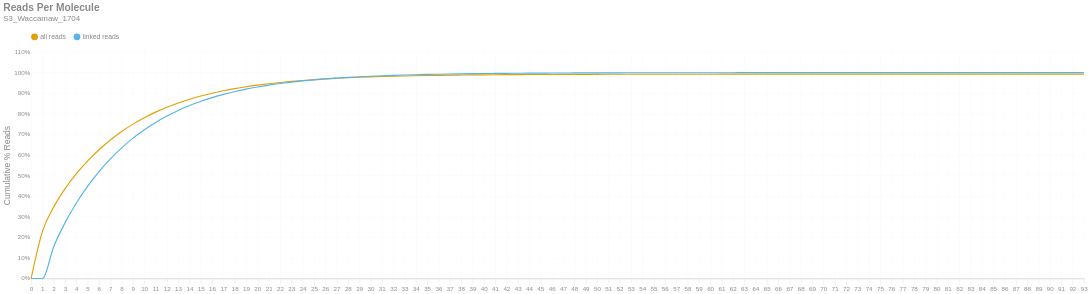

Source (notebook cell):
### Markdown cell above
### Reads per Molecule
This chart shows the cumulative distribution of the number of reads per linked molecule. That is, how many alignments are associated with a unique molecule. This excludes the number of reads associated with invalid or absent linked-read barcodes. The `linked` histogram is the percentages recalculated when disregarding singletons.

### Code cell
if SKIPLR:
    print_html(f"Skipped")
else:
    counts = np.bincount(valids['reads'].cast(pl.Int64).to_numpy())
    weighted = counts * np.arange(len(counts))
    all_perc = weighted / n_reads
    linked_perc = weighted / n_linked_reads
    linked_perc[1] = 0
    binned_df = pl.DataFrame({
        'readsper': list(range(len(counts))),
        'all reads (cumsum)': np.cumsum(all_perc).tolist(),
        'linked reads (cumsum)': np.cumsum(linked_perc).tolist(),
    })

    with SafeRender(binned_df):
        (
            density_plot(binned_df, 'Reads Per Molecule', samplename, 'readspmol')
            .encode(
                x=alt.X('readsper:O', title=None).axis(labelAngle=0).scale(padding=0),
                y=alt.Y('value:Q', title='Cumulative % Reads').axis(format='%').stack(False),
                color=alt.Color("key:N").scale(domain=["all reads", "linked reads"]),
                tooltip=[
                    alt.Tooltip("key:N", title="Data Type"),
                    alt.Tooltip("readsper:O", title="Reads Per Molecule"),
                    alt.Tooltip("value:Q", format=".2%", title="% Reads (Cum.)")
                ]            
            )
        ).display()

### Figure 1 — Vega-Lite specification as saved in the notebook (floating-point values rounded to 4 significant figures)
{"width": "container", "height": 400, "config": {"title": {"anchor": "start", "dy": -15, "fontSize": 18, "color": "#888888", "subtitleColor": "#888888", "subtitleFontSize": 14}, "arc": {"fill": "#0072B2"}, "axis": {"domainColor": "#888888", "domainWidth": 0.5, "gridWidth": 0.2, "grid": false, "titleFontWeight": 400, "titleFontSize": 15, "labelFontSize": 11, "labelColor": "#888888", "tickColor": "#888888", "tickWidth": 0.2, "titleColor": "#888888"}, "axisBand": {"grid": false}, "axisX": {"grid": true, "tickSize": 10, "domainCap": "round"}, "axisY": {"domain": false, "grid": true, "tickSize": 0, "domainCap": "round"}, "background": "transparent", "header": {"labelFontSize": 15, "labelColor": "#888888", "titleFontSize": 15, "titleFontWeight": 600, "titleColor": "#888888"}, "legend": {"labelFont": "sans-serif", "labelFontSize": 12, "labelColor": "#888888", "symbolSize": 100, "symbolType": "circle", "titleFontSize": 12, "titlePadding": 10, "titleColor": "#888888", "title": null, "orient": "top"}, "range": {"category": ["#E69F00", "#56B4E9", "#009E73", "#F0E442", "#0072B2", "#D55E00", "#CC79A7", "#000000"], "diverging": ["#cfe8f3", "#a2d4ec", "#73bfe2", "#46abdb", "#1696d2", "#12719e"]}, "area": {"fill": "#0072B2", "fillOpacity": 0.7, "line": true, "strokeOpacity": 0.7}, "line": {"color": "#0072B2", "stroke": "#0072B2", "strokeWidth": 2}, "trail": {"color": "#0072B2", "stroke": "#0072B2", "strokeWidth": 0, "size": 1}, "point": {"filled": true, "fillOpacity": 1.0, "size": 95}, "text": {"color": "#888888", "fontSize": 11, "align": "right", "fontWeight": 400, "size": 11}, "bar": {"fill": "#0072B2", "stroke": null}, "view": {"stroke": null, "continuousWidth": 660, "continuousHeight": 400}}, "data": {"name": "data-e35c81d08f2e1fb3a3bdaf6de9dcc2db"}, "mark": {"type": "line", "interpolate": "monotone", "point": {"opacity": 0, "size": 275}}, "encoding": {"color": {"field": "key", "scale": {"domain": ["all reads", "linked reads"]}, "type": "nominal"}, "tooltip": [{"field": "key", "title": "Data Type", "type": "nominal"}, {"field": "readsper", "title": "Reads Per Molecule", "type": "ordinal"}, {"field": "value", "format": ".2%", "title": "% Reads (Cum.)", "type": "quantitative"}], "x": {"axis": {"labelAngle": 0}, "field": "readsper", "scale": {"padding": 0}, "title": null, "type": "ordinal"}, "y": {"axis": {"format": "%"}, "field": "value", "stack": false, "title": "Cumulative % Reads", "type": "quantitative"}}, "params": [{"name": "param_c36ac31b6afebe62", "select": {"type": "point", "fields": ["key"]}, "bind": "legend"}], "title": {"text": "Reads Per Molecule", "subtitle": "S3_Waccamaw_1704"}, "transform": [{"fold": ["all reads (cumsum)", "linked reads (cumsum)"]}, {"calculate": "replace(datum.key, ' (cumsum)', '')", "as": "key"}, {"filter": {"param": "param_c36ac31b6afebe62"}}], "usermeta": {"embedOptions": {"downloadFileName": "S3_Waccamaw_1704.readspmol"}}, "$schema": "https://vega.github.io/schema/vega-lite/v6.1.0.json", "datasets": {"data-e35c81d08f2e1fb3a3bdaf6de9dcc2db": [{"readsper": 0, "all reads (cumsum)": 0.0, "linked reads (cumsum)": 0.0}, {"readsper": 1, "all reads (cumsum)": 0.2291, "linked reads (cumsum)": 0.0}, {"readsper": 2, "all reads (cumsum)": 0.3478, "linked reads (cumsum)": 0.1554}, {"readsper": 3, "all reads (cumsum)": 0.4364, "linked reads (cumsum)": 0.2714}, {"readsper": 4, "all reads (cumsum)": 0.5091, "linked reads (cumsum)": 0.3667}, {"readsper": 5, "all reads (cumsum)": 0.5716, "linked reads (cumsum)": 0.4485}, {"readsper": 6, "all reads (cumsum)": 0.6255, "linked reads (cumsum)": 0.5191}, {"readsper": 7, "all reads (cumsum)": 0.6728, "linked reads (cumsum)": 0.5811}, {"readsper": 8, "all reads (cumsum)": 0.7139, "linked reads (cumsum)": 0.6348}, {"readsper": 9, "all reads (cumsum)": 0.7499, "linked reads (cumsum)": 0.6821}, {"readsper": 10, "all reads (cumsum)": 0.781, "linked reads (cumsum)": 0.7228}, {"readsper": 11, "all reads (cumsum)": 0.8082, "linked reads (cumsum)": 0.7583}, {"readsper": 12, "all reads (cumsum)": 0.8318, "linked reads (cumsum)": 0.7893}, {"readsper": 13, "all reads (cumsum)": 0.8526, "linked reads (cumsum)": 0.8166}, {"readsper": 14, "all reads (cumsum)": 0.8706, "linked reads (cumsum)": 0.84}, {"readsper": 15, "all reads (cumsum)": 0.8864, "linked reads (cumsum)": 0.8607}, {"readsper": 16, "all reads (cumsum)": 0.9001, "linked reads (cumsum)": 0.8788}, {"readsper": 17, "all reads (cumsum)": 0.9122, "linked reads (cumsum)": 0.8945}, {"readsper": 18, "all reads (cumsum)": 0.9226, "linked reads (cumsum)": 0.9082}, {"readsper": 19, "all reads (cumsum)": 0.9316, "linked reads (cumsum)": 0.92}, {"readsper": 20, "all reads (cumsum)": 0.9395, "linked reads (cumsum)": 0.9303}, {"readsper": 21, "all reads (cumsum)": 0.9464, "linked reads (cumsum)": 0.9393}, {"readsper": 22, "all reads (cumsum)": 0.9524, "linked reads (cumsum)": 0.9471}, {"readsper": 23, "all reads (cumsum)": 0.9576, "linked reads (cumsum)": 0.954}, {"readsper": 24, "all reads (cumsum)": 0.962, "linked reads (cumsum)": 0.9598}, {"readsper": 25, "all reads (cumsum)": 0.9661, "linked reads (cumsum)": 0.9652}, {"readsper": 26, "all reads (cumsum)": 0.9696, "linked reads (cumsum)": 0.9697}, {"readsper": 27, "all reads (cumsum)": 0.9725, "linked reads (cumsum)": 0.9736}, {"readsper": 28, "all reads (cumsum)": 0.9752, "linked reads (cumsum)": 0.9771}, {"readsper": 29, "all reads (cumsum)": 0.9775, "linked reads (cumsum)": 0.9801}, {"readsper": 30, "all reads (cumsum)": 0.9795, "linked reads (cumsum)": 0.9827}, {"readsper": 31, "all reads (cumsum)": 0.9812, "linked reads (cumsum)": 0.9849}, {"readsper": 32, "all reads (cumsum)": 0.9827, "linked reads (cumsum)": 0.9869}, {"readsper": 33, "all reads (cumsum)": 0.984, "linked reads (cumsum)": 0.9886}, {"readsper": 34, "all reads (cumsum)": 0.9851, "linked reads (cumsum)": 0.99}, {"readsper": 35, "all reads (cumsum)": 0.9861, "linked reads (cumsum)": 0.9913}, {"readsper": 36, "all reads (cumsum)": 0.9869, "linked reads (cumsum)": 0.9924}, {"readsper": 37, "all reads (cumsum)": 0.9877, "linked reads (cumsum)": 0.9934}, {"readsper": 38, "all reads (cumsum)": 0.9884, "linked reads (cumsum)": 0.9943}, {"readsper": 39, "all reads (cumsum)": 0.989, "linked reads (cumsum)": 0.9951}, {"readsper": 40, "all reads (cumsum)": 0.9895, "linked reads (cumsum)": 0.9957}, {"readsper": 41, "all reads (cumsum)": 0.9899, "linked reads (cumsum)": 0.9963}, {"readsper": 42, "all reads (cumsum)": 0.9902, "linked reads (cumsum)": 0.9967}, {"readsper": 43, "all reads (cumsum)": 0.9905, "linked reads (cumsum)": 0.9971}, {"readsper": 44, "all reads (cumsum)": 0.9908, "linked reads (cumsum)": 0.9975}, {"readsper": 45, "all reads (cumsum)": 0.9911, "linked reads (cumsum)": 0.9979}, {"readsper": 46, "all reads (cumsum)": 0.9913, "linked reads (cumsum)": 0.9981}, {"readsper": 47, "all reads (cumsum)": 0.9915, "linked reads (cumsum)": 0.9984}, {"readsper": 48, "all reads (cumsum)": 0.9917, "linked reads (cumsum)": 0.9986}, {"readsper": 49, "all reads (cumsum)": 0.9918, "linked reads (cumsum)": 0.9988}, {"readsper": 50, "all reads (cumsum)": 0.9919, "linked reads (cumsum)": 0.999}, {"readsper": 51, "all reads (cumsum)": 0.992, "linked reads (cumsum)": 0.9991}, {"readsper": 52, "all reads (cumsum)": 0.9921, "linked reads (cumsum)": 0.9992}, {"readsper": 53, "all reads (cumsum)": 0.9922, "linked reads (cumsum)": 0.9993}, {"readsper": 54, "all reads (cumsum)": 0.9923, "linked reads (cumsum)": 0.9994}, {"readsper": 55, "all reads (cumsum)": 0.9923, "linked reads (cumsum)": 0.9995}, {"readsper": 56, "all reads (cumsum)": 0.9924, "linked reads (cumsum)": 0.9996}, {"readsper": 57, "all reads (cumsum)": 0.9924, "linked reads (cumsum)": 0.9996}, {"readsper": 58, "all reads (cumsum)": 0.9925, "linked reads (cumsum)": 0.9997}, {"readsper": 59, "all reads (cumsum)": 0.9925, "linked reads (cumsum)": 0.9997}, {"readsper": 60, "all reads (cumsum)": 0.9925, "linked reads (cumsum)": 0.9998}, {"readsper": 61, "all reads (cumsum)": 0.9925, "linked reads (cumsum)": 0.9998}, {"readsper": 62, "all reads (cumsum)": 0.9926, "linked reads (cumsum)": 0.9998}, {"readsper": 63, "all reads (cumsum)": 0.9926, "linked reads (cumsum)": 0.9998}, {"readsper": 64, "all reads (cumsum)": 0.9926, "linked reads (cumsum)": 0.9999}, {"readsper": 65, "all reads (cumsum)": 0.9926, "linked reads (cumsum)": 0.9999}, {"readsper": 66, "all reads (cumsum)": 0.9926, "linked reads (cumsum)": 0.9999}, {"readsper": 67, "all reads (cumsum)": 0.9926, "linked reads (cumsum)": 0.9999}, {"readsper": 68, "all reads (cumsum)": 0.9927, "linked reads (cumsum)": 0.9999}, {"readsper": 69, "all reads (cumsum)": 0.9927, "linked reads (cumsum)": 0.9999}, {"readsper": 70, "all reads (cumsum)": 0.9927, "linked reads (cumsum)": 0.9999}, {"readsper": 71, "all reads (cumsum)": 0.9927, "linked reads (cumsum)": 0.9999}, {"readsper": 72, "all reads (cumsum)": 0.9927, "linked reads (cumsum)": 0.9999}, {"readsper": 73, "all reads (cumsum)": 0.9927, "linked reads (cumsum)": 0.9999}, {"readsper": 74, "all reads (cumsum)": 0.9927, "linked reads (cumsum)": 0.9999}, {"readsper": 75, "all reads (cumsum)": 0.9927, "linked reads (cumsum)": 1.0}, {"readsper": 76, "all reads (cumsum)": 0.9927, "linked reads (cumsum)": 1.0}, {"readsper": 77, "all reads (cumsum)": 0.9927, "linked reads (cumsum)": 1.0}, {"readsper": 78, "all reads (cumsum)": 0.9927, "linked reads (cumsum)": 1.0}, {"readsper": 79, "all reads (cumsum)": 0.9927, "linked reads (cumsum)": 1.0}, {"readsper": 80, "all reads (cumsum)": 0.9927, "linked reads (cumsum)": 1.0}, {"readsper": 81, "all reads (cumsum)": 0.9927, "linked reads (cumsum)": 1.0}, {"readsper": 82, "all reads (cumsum)": 0.9927, "linked reads (cumsum)": 1.0}, {"readsper": 83, "all reads (cumsum)": 0.9927, "linked reads (cumsum)": 1.0}, {"readsper": 84, "all reads (cumsum)": 0.9927, "linked reads (cumsum)": 1.0}, {"readsper": 85, "all reads (cumsum)": 0.9927, "linked reads (cumsum)": 1.0}, {"readsper": 86, "all reads (cumsum)": 0.9927, "linked reads (cumsum)": 1.0}, {"readsper": 87, "all reads (cumsum)": 0.9927, "linked reads (cumsum)": 1.0}, {"readsper": 88, "all reads (cumsum)": 0.9927, "linked reads (cumsum)": 1.0}, {"readsper": 89, "all reads (cumsum)": 0.9927, "linked reads (cumsum)": 1.0}, {"readsper": 90, "all reads (cumsum)": 0.9927, "linked reads (cumsum)": 1.0}, {"readsper": 91, "all reads (cumsum)": 0.9927, "linked reads (cumsum)": 1.0}, {"readsper": 92, "all reads (cumsum)": 0.9927, "linked reads (cumsum)": 1.0}, {"readsper": 93, "all reads (cumsum)": 0.9927, "linked reads (cumsum)": 1.0}]}}
